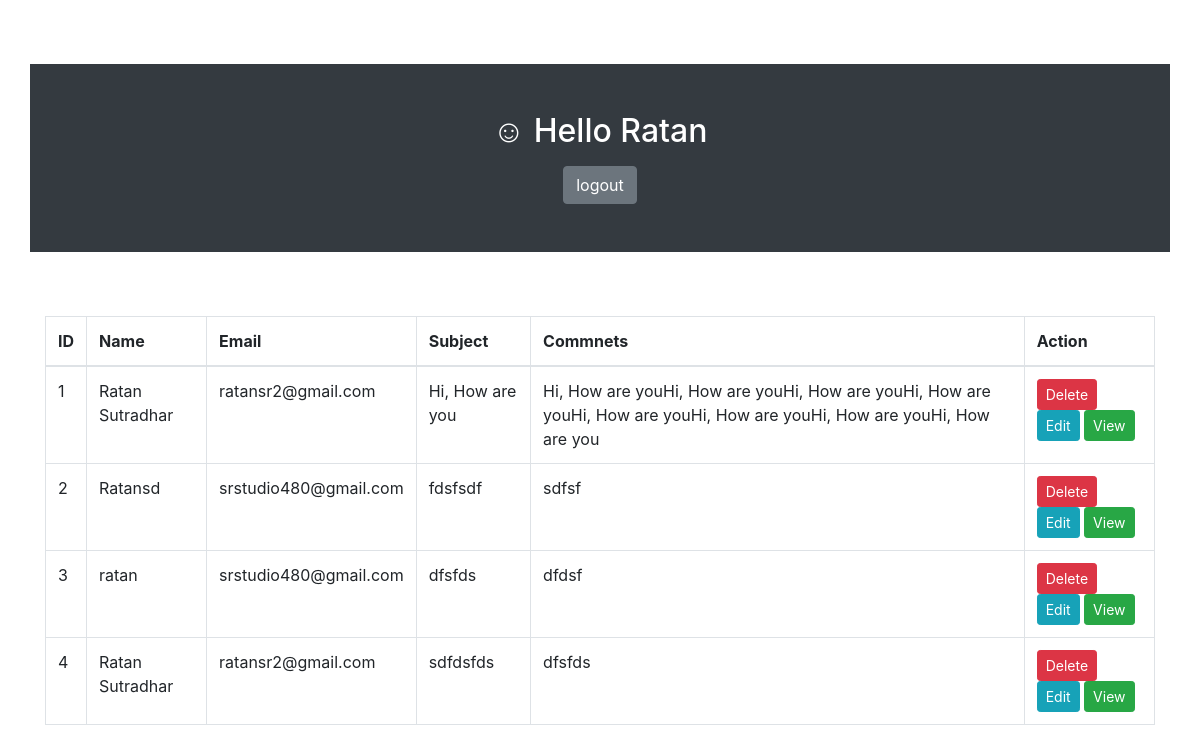
Screenshot of /admin/profile.php (signed in) with the database file from the repository.
### tables this page shows
CREATE TABLE `students` (
  `id` int(11) NOT NULL,
  `username` varchar(33) NOT NULL,
  `email` varchar(33) NOT NULL,
  `subject` varchar(33) NOT NULL,
  `sms` text NOT NULL
);

### admin/profile.php (the view, shortened to what this page needs)
 <?php
   include("includes/connection.php");
   $userProfileName = $_SESSION['username'];
 ?>
<!DOCTYPE html>
<html lang="en">
<head>
    <link rel="stylesheet" href="https://stackpath.bootstrapcdn.com/bootstrap/4.1.3/css/bootstrap.min.css"
>
 </head>
 <body>
   <div class="container text-white text-center bg-dark py-5 ">
       <h2><?php echo "&#9786; Hello " .$userProfileName; ?></h2>
       <a class="btn btn-secondary mt-2" href="logout.php">logout</a>
   </div>
<div class="container">
    <table class="table table-bordered">
    <thead>
      <tr>
        <th>ID</th>
        <th>Name</th>
        <th>Email</th>
        <th>Subject</th>
        <th>Commnets</th>
        <th>Action</th>
      </tr>
    </thead>
    <tbody>
<?php
   $query = "SELECT * FROM students ";
   $result = mysqli_query($conn, $query);
    while($row = mysqli_fetch_assoc($result))  {?>
        <tr>
          <td><?php echo $row['id']; ?></td>
          <td><?php echo $row['username']; ?></td>
          <td><?php echo $row['email']; ?></td>
          <td><?php echo $row['subject']; ?></td>
          <td><?php echo $row['sms']; ?></td>
          <td>
            <a class="btn btn-danger btn-sm" href="">Delete</a>
            <a class="btn btn-info btn-sm" href="">Edit</a>
            <a class="btn btn-success btn-sm" href="">View</a>
          </td>
      </tr>
   <?php }
?>
    </tbody>
  </table>
</div>
 </body>
</html>

### admin/profile.php (style rules this page uses)
.container { margin-top:8vh; }

### rows the page displays
students: id "1", username "Ratan Sutradhar", email "ratansr2@gmail.com", subject "Hi, How are you", sms "Hi, How are youHi, How are youHi, How are youHi, How are youHi, How are youHi, How are youHi, How are youHi, How are you"
students: id "2", username "Ratansd", email "srstudio480@gmail.com", subject "fdsfsdf", sms "sdfsf"
students: id "3", username "ratan", email "srstudio480@gmail.com", subject "dfsfds", sms "dfdsf"
students: id "4", username "Ratan Sutradhar", email "ratansr2@gmail.com", subject "sdfdsfds", sms "dfsfds"

### other values shown
$userProfileName "Ratan"
